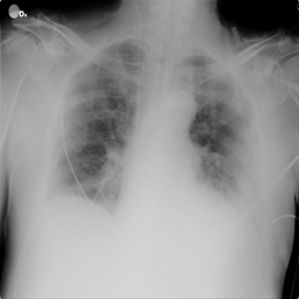
#> input picture Dataset/Train/COVID/COVID-1.png, 299 x 299 px; its folder holds only this picture in this run
$ python augmentate.py
#> lines starting #> are read from the running program, lines starting #| are printed output that depends on the picture
### augmentation.py
"""This file holds algorithms for data augmentation of images."""

import numpy as np
from scipy.fftpack import fftn, ifftn, fftshift


def _normalize(img):
    """
    Function to normalize images.

    Parameters
    ----------
    img : ndarray
        Input image data.

    Returns
    -------
    out : ndarray
        Normalized image.
    """
    img -= img.min()
    img = img / img.max() * 255
    return img


# [18 lines left out: function luminance, not called in this run]


def apply_blur(f, sigma, k):
    """
    Function to apply blur in images.

    Parameters
    ----------
    img : ndarray
        Input image data.
    sigma: float
        Standard deviation of the gaussian filter.
    k: int
        Size of the gaussian filter.

    Returns
    -------
    out : ndarray
        Blurred image.
    """
    def gaussian_filter(k, sigma):
        """
        Return gaussian filter with the input `k` and `sigma`.
        """
        arx = np.arange ((-k // 2) + 1.0, (k // 2) + 1.0 )
        x, y = np.meshgrid(arx, arx)
        f = np.exp(-(1 / 2) * (np.square(x) + np.square(y)) / np.square(sigma))
        return f / np.sum(f) * 255

    # Get gaussian filter
    h = gaussian_filter(k=k, sigma=sigma)

    # Compute the number of padding on one side
    a = int(f.shape[0] // 2 - h.shape[0] // 2)
    h_pad = np.pad(h, ((a,a), (a,a)), 'constant', constant_values=(0))

    # Compute the Fourier transforms
    F = fftn(f)
    H = fftn(h_pad)

    # Perform convolution
    G = np.multiply(F, H)

    # Apply inverse transform
    # - we have to perform FFT shift before reconstructing
    #   the image in the space domain
    g = fftshift(ifftn(G).real)

    # Return the blurred image
    return _normalize(g)


def adjust_contrast(img, factor):
    """
    Function to adjust the contrast of the input image.

    Parameters
    ----------
    img : ndarray
        Input image data.
    factor: float
        Input contrast factor.

    Returns
    -------
    out : ndarray
        Contrast adjusted version of the input image data.
    """
    # Adjust contrast of the input image
    factor = float(factor)
    array = 128 + factor * img - factor * 128
    out = np.clip(array, 0, 255)
    # Return the contrasted image
    return out.astype(np.uint8)


def adjust_sharpness(img, amount, sigma, k):
    """
    Function to adjust the sharpness of the input image.

    Parameters
    ----------
    img : ndarray
        Input image data.
    amount: float
        Adjustment intensity.
    sigma: float
        Standard deviation of the gaussinal filter.
    k: int
        Size of the gaussian filter.

    Returns
    -------
    out : ndarray
        Sharpness adjusted version of the input image data.
    """
    # Blurs the input image
    blur = _normalize(apply_blur(img, sigma, k))
    # Sharps the blurred image
    sharpened = img + amount * (img - blur)
    # Normalize resulting image
    out = _normalize(sharpened)
    # Return the sharpened image
    return out.astype(np.uint8)


def add_noise(img, mean, std):
    """
    Function to insert noise in the input image. The noise insertion is carried
    out with random generation based on Gaussian distribution.

    Parameters
    ----------
    img : ndarray
        Input image data.
    mean : float
        Mean of random distribution.
    std : float
        Standart deviation of random distribution.

    Returns
    -------
    out : ndarray
        Noisy version of the input image data.
    """
    # Generate a random noisy image
    noise = np.random.normal(mean, std, img.shape)
    # Insert the noise in the input image
    out = img + noise
    # Clip back to the original range
    out = np.clip(out, img.min(), img.max())
    # Return the noisy image
    return out.astype(np.uint8)


def rotate(img, angle):
    """
    Function to rotate the input image.

    Parameters
    ----------
    img : ndarray
        Input image data.
    angle : float
        Rotation angle.

    Returns
    -------
    out : ndarray
        Rotated version of the input image data.
    """
    # Initialize the output image
    out = np.zeros(img.shape)

    # Calculate the rotation matrix
    theta = np.radians(angle)
    c, s = np.cos(theta), np.sin(theta)
    R = np.array([[c, s], [-s, c]])

    # Calculate image center
    center = ((img.shape[0]) // 2, (img.shape[1]) // 2)

    # Perform image rotation
    for x in range(img.shape[0]): # Row
        for y in range(img.shape[1]): # Col
            # Calculate the new position
            (nx, ny) = np.dot(R, np.array([x - center[1], y - center[0]]))
            # Add offset
            nx += center[0]
            ny += center[1]
            # Convert the new position to integer
            (nx, ny) = (int(nx), int(ny))
            # Ignore points out of bounds
            if nx >= 0 and ny >= 0 and nx < img.shape[0] and ny < img.shape[1]:
                # Set the pixel to its new position
                out[x, y] = img[nx, ny]

    # Return the rotated image
    return out.astype(np.uint8)

### common.py
"""This file holds common functions."""

import os


# Class of images
COVID_CLASS = 'COVID'
NON_COVID_CLASS = 'NON_COVID'

# Name of the folders of images
COVID_FOLDER = '/COVID'
NON_COVID_FOLDER = '/NON_COVID'


def create_folder(foldername):
    """
    If there is no folder with the input folder name, then create it.

    Parameters
    ----------
    foldername : str
        The name of the folder to be created.
    """
    if not os.path.isdir(foldername):
        os.mkdir(foldername)


def get_class(filename):
    """
    Return the class of the input image through its filename.

    Parameters
    ----------
    filename : str
        Input image filename.

    Returns
    -------
    out : str
        The class of the input image.
    """
    if COVID_FOLDER in filename:
        return COVID_CLASS
    if NON_COVID_FOLDER in filename:
        return NON_COVID_CLASS

### augmentate.py
#!/usr/bin/python3

import common
import augmentation as aug
from pathlib import Path
import imageio
import numpy as np


# PNG extension
PNG = '.png'

# Dataset paths
DATASET_PATH = 'Dataset/Train'
TRAIN_PATH = 'Train'

# Target directory
AUGMENTED_PATH = 'Augmented'

# Processing techniques
CONTRAST = 'Contrast'
SHARPNESS = 'Sharpness'
ROTATION = 'Rotation'
NOISE = 'Noise'


def load():
    """
    Load and return the paths of each image in the Dataset.
    """
    images = []
    for p in Path(DATASET_PATH).rglob('*' + PNG):
        images.append(str(p))
    return images


def augmentate(filenames):
    """
    Perform data augmentation of images.

    Parameters
    ----------
    filenames : [str]
        The filenames of the input images.
    """
    # Create folder for the augmented images
    common.create_folder(AUGMENTED_PATH)

    # Control the progress
    total = len(filenames)

    # For each image, generate new images
    for i in range(total):
        print('Augmentating {} of {}'.format(i + 1, total))

        # Get the image filename
        filename = filenames[i]

        # Load the image
        img = imageio.imread(filename)

        # If the image is RGB then convert it to grayscale
        if len(img.shape) == 3 and img.shape[2] == 3:
            img = aug.luminance(img)

        # Get image class
        cls = common.get_class(filename)

        # Remove path prefix and PNG extension
        filename = filename.replace(PNG, '') \
            .replace(DATASET_PATH + '/', '') \
            .replace(cls + '/', '')

        # Build the Augmented Dataset path
        prefix = AUGMENTED_PATH + '/'

        # Contrast

        # Build the path prefix of the image class
        prefixC = prefix + CONTRAST + '/'
        # Create a folder correponding to the image class
        common.create_folder(prefixC)

        # Build the path prefix of the image class
        prefixC = prefixC + cls + '/'
        # Create a folder correponding to the image class
        common.create_folder(prefixC)

        # Update filename
        filenameC = prefixC + filename

        # Adjust contrast
        img1 = aug.adjust_contrast(img, 1.1)
        imageio.imsave(filenameC + '_' + CONTRAST + '10' + PNG, img1)
        img1 = aug.adjust_contrast(img, 1.2)
        imageio.imsave(filenameC + '_' + CONTRAST + '20' + PNG, img1)

        # Sharpness

        # Build the path prefix of the image class
        prefixS = prefix + SHARPNESS + '/'
        # Create a folder correponding to the image class
        common.create_folder(prefixS)

        # Build the path prefix of the image class
        prefixS = prefixS + cls + '/'
        # Create a folder correponding to the image class
        common.create_folder(prefixS)

        # Update filename
        filenameS = prefixS + filename

        # Adjust sharpness
        img2 = aug.adjust_sharpness(img, 0.1, 1.5, 7.5)
        imageio.imsave(filenameS + '_' + SHARPNESS + '10-1d5-7d5' + PNG, img2)
        img2 = aug.adjust_sharpness(img, 0.3, 3, 11)
        imageio.imsave(filenameS + '_' + SHARPNESS + '30-3-11' + PNG, img2)

        # Noise

        # Build the path prefix of the image class
        prefixN = prefix + NOISE + '/'
        # Create a folder correponding to the image class
        common.create_folder(prefixN)

        # Build the path prefix of the image class
        prefixN = prefixN + cls + '/'
        # Create a folder correponding to the image class
        common.create_folder(prefixN)

        # Update filename
        filenameN = prefixN + filename

        # Insert noise
        img3 = aug.add_noise(img, 5, 5)
        imageio.imsave(filenameN + '_' + NOISE + '5' + PNG, img3)
        img3 = aug.add_noise(img, 10, 10)
        imageio.imsave(filenameN + '_' + NOISE + '10' + PNG, img3)

        # Rotation

        # Build the path prefix of the image class
        prefixR = prefix + ROTATION + '/'
        # Create a folder correponding to the image class
        common.create_folder(prefixR)

        # Build the path prefix of the image class
        prefixR = prefixR + cls + '/'
        # Create a folder correponding to the image class
        common.create_folder(prefixR)

        # Update filename
        filenameR = prefixR + filename

        img4 = aug.rotate(img, 15) # Rotate 15 degrees
        imageio.imsave(filenameR + '_' + ROTATION + '15' + PNG, img4)
        img5 = aug.rotate(img, -15) # Rotate -15 degrees
        imageio.imsave(filenameR + '_' + ROTATION + '-15' + PNG, img5)


def main():
    augmentate(load())
#> in augmentate, img is the input picture: shape (299, 299); min 0, max 255, mean 145.9
#> in apply_blur, `H = fftn(h_pad)`:
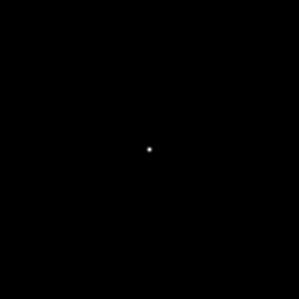
#> h_pad: shape (299, 299) float64; min 0, max 18.68, mean 0.00285; drawn with min black and max white
#> in apply_blur, `g = fftshift(ifftn(G).real)`:
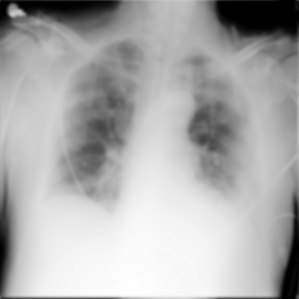
#> g: shape (299, 299) float64; min -1.46e-11, max 54583.6, mean 37203.7; drawn with min black and max white
#> call 2 of adjust_sharpness, with amount = 0.3, sigma = 3, k = 11
#> in adjust_sharpness (call 2), `sharpened = img + amount * (img - blur)`:
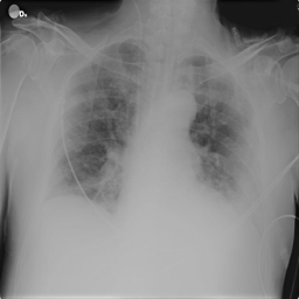
#> sharpened: shape (299, 299) float64; min -29.87, max 287.8, mean 137.5; drawn with min black and max white
#> call 2 of add_noise, with mean = 10, std = 10
#> in add_noise (call 2), `out = img + noise`:
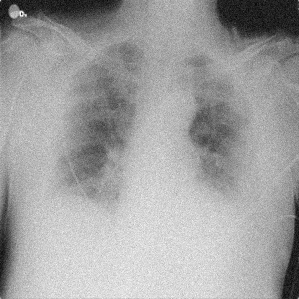
#> out: shape (299, 299) float64; min -26, max 261.8, mean 156; drawn with min black and max white
#> in add_noise (call 2), `out = np.clip(out, img.min(), img.max())`:
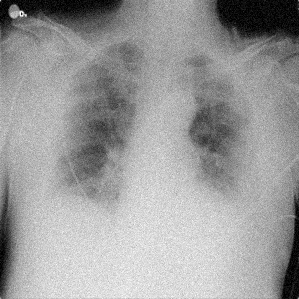
#> out: shape (299, 299) float64; min 0, max 255, mean 156
#> after the loop in rotate, `for x in range(img.shape[0]):`:
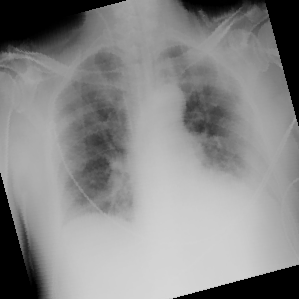
#> out: shape (299, 299) float64; min 0, max 215, mean 137
#> call 2 of rotate, with angle = -15
#> after the loop in rotate (call 2), `for x in range(img.shape[0]):`:
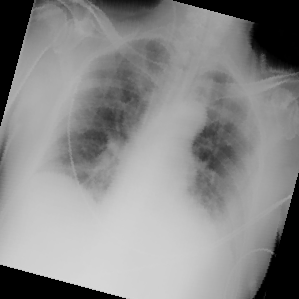
#> out: shape (299, 299) float64; min 0, max 216, mean 137.9


if __name__ == "__main__":
#> (the run stopped early here; a loop or call above may not have finished)
